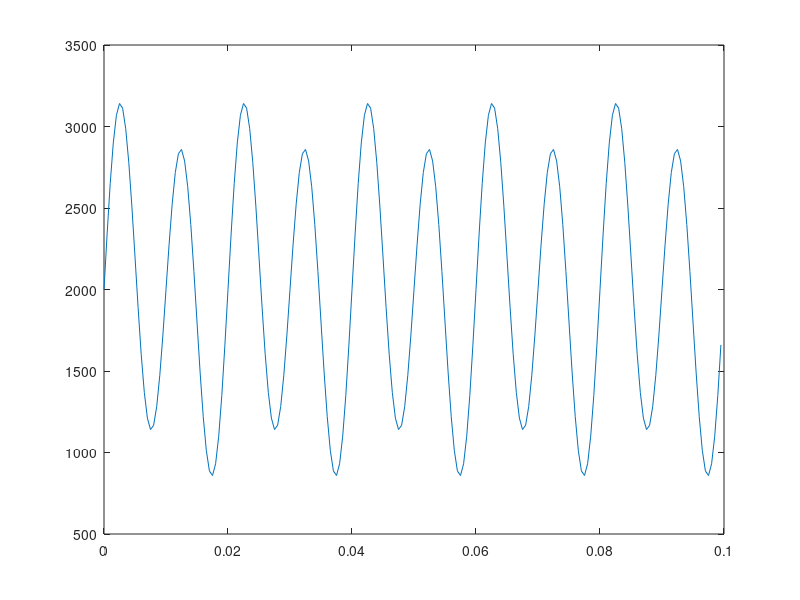

MATLAB code to generate this figure:
   clear all
   close all
%% Time specifications:
   Fs = 2000;                   % samples per second
   dt = 1/Fs;                   % seconds per sample
   StopTime = 0.1;             % seconds
   t = (0:dt:StopTime-dt)';     % seconds
   %% Sine wave:
   Fc = 100;  % hertz
   Fn=50;
   Amp=1000;
   Amp_noise=200;
   Bias=Amp+1000;
   x = Amp.*sin(2*pi*Fc*t)+Bias;
   noise_50hz=Amp_noise.*sin(2*pi*Fn*t);
   x_n=x+noise_50hz;
   % Plot the signal versus time:
% figure(1);
%    plot(t,x);
%    xlabel('time (in seconds)');
%    title('Signal versus Time');
  
  out=round(x_n);
  figure(2)
  plot(t,out)
  file=fopen('sinus.txt','w');
  fprintf(file, '%X \n',out);
  
  fclose(file);